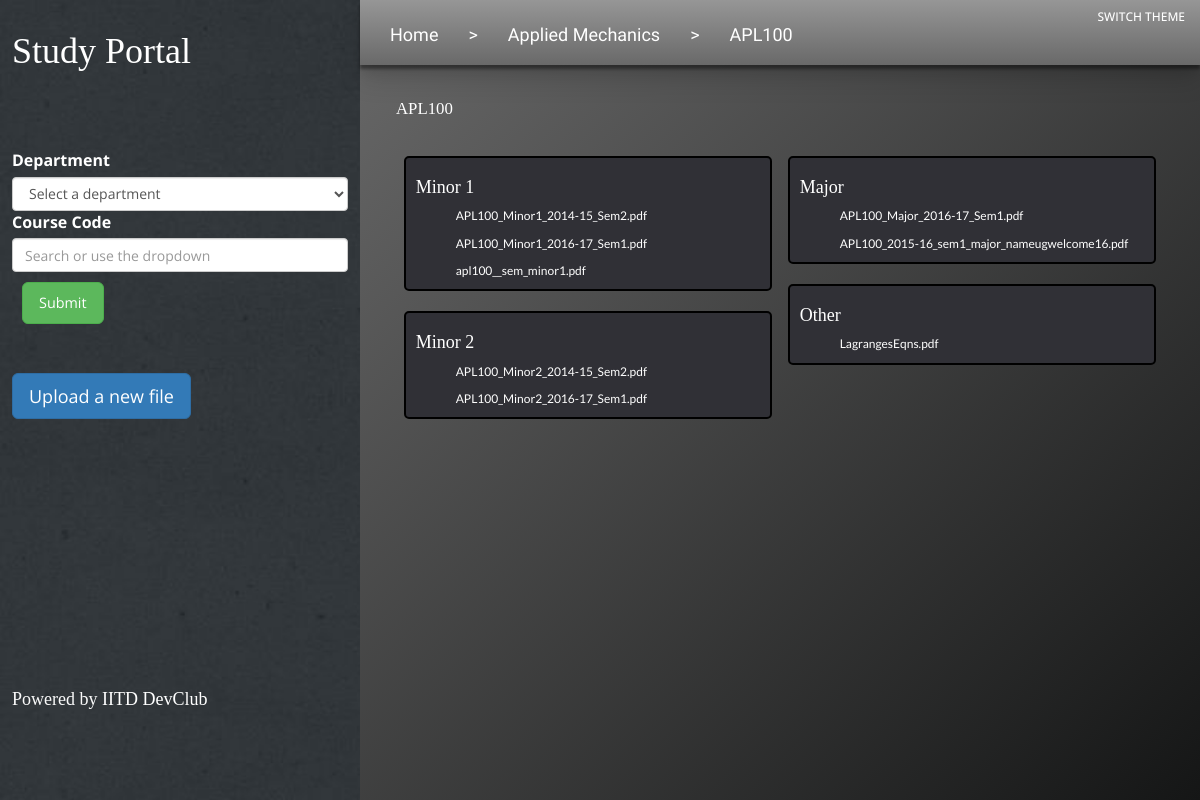
/studapp/view/?department=8&course_code=APL100, run on an earlier commit of the app's database.
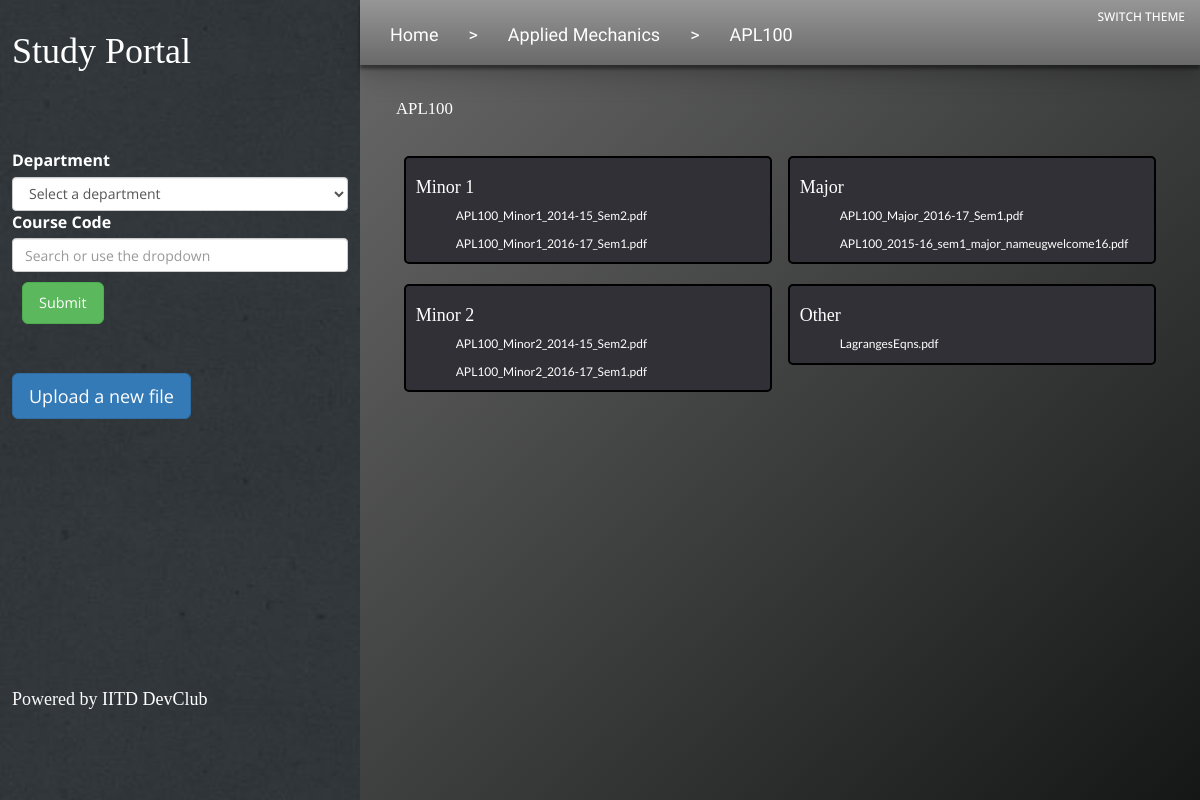
And on a later commit of the database.
### studapp/models.py (models this page shows, shortened)
class Course_code(models.Model):
	dept=models.ForeignKey(Department,on_delete=models.CASCADE)
	code=models.CharField(max_length=6)#like APL100
	pagehits=models.IntegerField(null=True)

class Department(models.Model):
	dept=models.CharField(max_length=50)
	code=models.CharField(max_length=3)

class Minor1(models.Model):
	course=models.ForeignKey(Course_code,on_delete=models.CASCADE)
	paper = models.FileField()
	def checkEmpty(self):
                return True

class Minor2(models.Model):
	course=models.ForeignKey(Course_code,on_delete=models.CASCADE)
	paper = models.FileField()
	def checkEmpty(self):
                return True

class Major(models.Model):
	course=models.ForeignKey(Course_code,on_delete=models.CASCADE)
	paper = models.FileField()
	def checkEmpty(self):
                return True

class Other(models.Model):
	course=models.ForeignKey(Course_code,on_delete=models.CASCADE)
	paper= models.FileField()
	def checkEmpty(self):
                return True

### studapp/views.py (the view)
def display(request):
	all_departments=Department.objects.order_by('dept')
	all_courses=Course_code.objects.order_by('code')
	department_id=request.GET.get('department','None')
	try:
		course_code_id=Course_code.objects.get(code=request.GET.get('course_code','None').upper()).id
	except:
		course_code_id='0'
	if department_id=='0' and course_code_id=='0':
		return render(request,'studapp/index.html',{'departments':all_departments,'courses':all_courses})
	elif course_code_id=='0':
		dept=Department.objects.get(pk=department_id)
		return render(request,'studapp/get_course_codes.html',{'department':dept,'departments':all_departments,'courses':all_courses})
	else:
		course=Course_code.objects.get(pk=course_code_id)
		return track_hits(request,'studapp/get_papers.html',{'course':course,'departments':all_departments,'courses':all_courses},course)

### studapp/views.py (called while the page is built)
def track_hits(request,template_path,context,co):
        try:
                co.pagehits+=1
        except:
                co.pagehits = 1
        co.save()
        return render(request,template_path,context)

### studapp/templates/studapp/get_papers.html (shortened to what this page needs)
{% extends 'studapp/index.html' %}
{% load static %}
{% block navbar %}
<nav class="navbar navbar-inverse" style="position:fixed;top:0px;width:70vw;border-radius:0px;left:30vw;">
  <div class="container-fluid">
    <ol class="nav navbar-nav" style='font-size:1.5vw;padding-bottom: 5px; display: inline-block;float: left;'>
      <li style="display: inline-block;"><a href="/studapp/">Home</a></li>
<li style="pointer-events: none;cursor: default; display: inline-block;" class='nav_li'><a href="/studapp/">></a></li>
<li style="display: inline-block;"><a href="?department={{course.dept.id}}&course_code=0">{{course.dept.dept}}</a></li>
<li style="pointer-events: none;cursor: default;display: inline-block;" class='nav_li'><a href="/studapp/">></a></li>
  <li class='nav_li' style="display: inline-block;"><a href="?department={{course.dept.id}}&course_code={{course.code}}">{{course.code}}</a></li>
    </ol>
    <a style="text-decoration:none; float:right;" href="/studapp/light/"><h4 style="color:white;font-size:1vw; ">SWITCH THEME</h4></a>
  </div>
</nav>
{% endblock %}
{% block content %}
<h2 id='code'>{{ course.code }}</h2>
<br />
<span id='papers'>
<div style="width: 50%; margin: 0px; display: inline-block; float: left;">
{% if course.minor1_set.first.checkEmpty %}
<div class="section">
<h3>Minor 1</h3>
<ul>
{% for exam in course.minor1_set.all %}
<li><div class="desc"><a class='p' href={{exam.paper.url}}>{{exam.paper}}</a><div class="description">{{exam.description}}</div></div></li>
{% endfor %}
</ul>
</div>
{% endif %}
{% if course.minor2_set.first.checkEmpty %}
<div class="section">
<h3>Minor 2</h3>
<ul>
{% for exam in course.minor2_set.all %}
<li><div class="desc"><a class='p' href={{exam.paper.url}}>{{exam.paper}}</a><div class="description">{{exam.description}}</div></div></li>
{% endfor %}
</ul>
</div>
{% endif %}
</div>
<div style="width: 50%; margin: 0px; display: inline-block; float: left;">
{% if course.major_set.first.checkEmpty %}
<div class="section">
<h3>Major</h3>
<ul>
{% for exam in course.major_set.all %}
<li><div class="desc"><a class='p' href={{exam.paper.url}}>{{exam.paper}}</a><div class="description">{{exam.description}}</div></div></li>
{% endfor %}
</ul>
</div>
{% endif %}
{% if course.other_set.first.checkEmpty %}
<div class="section">
<h3>Other</h3>
<ul>
{% for exam in course.other_set.all %}
<li><div class="desc"><a class='p' href={{exam.paper.url}}>{{exam.paper}}</a><div class="description">{{exam.description}}</div></div></li>
{% endfor %}
</ul>
</div>
{% endif %}
</div>
</span>
{% endblock %}

### studapp/templates/studapp/index.html (shortened to what this page needs)
{% load static %}
<html>
<head>
	<link rel="stylesheet" href="{% static 'studapp/bootstrap.min.css' %}">
	<link type="text/css" rel="stylesheet" href="{% static 'studapp/style.css' %}"/>
</head>
<body>
  <div class="sidebar">
	<a style="text-decoration:none" href="/studapp/"><h1 style="color:white;font-size:3vw; ">Study Portal</h1></a>
	{% block sidebar %}
	<div class="input">
	<form action="/studapp/view/" id='course_with_code' method='get'>
	<div class="form-group">
	<label for="course_code" style="color:white;">Department</label>
	<select class='form-control' name="department" form="course_with_code" id='select1'>
		 <option value="0" selected="selected">Select a department</option>
	</select>
	<label for="course_code" style="color:white;">Course Code</label>
	<input type='text' class='form-control' list='course_code' name="course_code" form="course_with_code" autocomplete="off" id='select2' placeholder="Search or use the dropdown" >
 	<input  type="submit" class="btn btn-success btn-lg" style="font-size:1.2vw;"></div></form></div>
	{% endblock %}
	<br/>
	<br/>
	<a href="/studapp/upload" class="btn btn-primary btn-lg upload-button">Upload a new file</a>
	<h2 class="text-primary" style="color:#f9f9f9; font-size:1.5vw; position: fixed; bottom: 10vh; margin-top: 10vh;">Powered by <a href="https://devclub-iitd.github.io/devClubWebsite/">IITD DevClub</a><h2>
  </div>
  <div class="content container">
{% block navbar %}{% endblock %}
{% block content %}{% endblock %}
 </div>
</body>
</html>

### studapp/studapp/style.css (style rules this page uses)
* { box-sizing: border-box; }
body { margin: 0; padding:0; }
.sidebar { width: 30vw !important; height: 100vh; left:0; top:0; position: fixed; padding: 1%; background-image: url("concrete_wall.jpg"); background-repeat: repeat-y; background-size: cover; }
.content { width:70%; padding:10vh 3vw; min-height: 100vh; background-color: dimgray; background: -webkit-linear-gradient(bottom right, dimgray, #151616); background: -o-linear-gradient(bottom right, dimgray, #151616); background: -moz-linear-gradient(bottom right, dimgray, #151616); background: linear-gradient(to bottom right, dimgray, #151616); margin-left: 30%; background-repeat: repeat-y; background-size: cover; }
a { color: White; text-decoration: none; }
h1 { color: White; font-family: 'Slabo 27px', serif; width: 100%; }
select { padding: 5px; margin: 10px 0px; width: 100%; }
.input { padding-top: 20%; }
input { margin: 10px; padding: 5px; }
h1,h2 { color: white; font-family: 'Slabo 27px', serif; }
h2 { font-size: 1.4vw; }
h3 { font-size: 1.2vw; width: 300px; color: #fff; font-family: 'Slabo 27px', serif; }
.p { color: Black; font-family: Lato; }
html { background: rgb(244, 246, 246); }
body { font-family: 'Open Sans', sans-serif; font-size: 1vw; font-weight: 400; }
li { display: block; margin: 10px 0 0 0; }
.section { width: 96%; margin: 10px 2%; padding: 0px 10px; float: left; background-color: #303036; display: block; border: 2px solid #000; border-radius: 5px; }
.section h3 { color: white; font-size: 1.5em; }
.section a { color: white; }
@media (min-width:1025px) { .upload-button { font-size: 18px; } }
@media (min-width:1025px) { #select1, #select2 { font-size: 14px; margin: 0px; } }
@media (min-width:1025px) { label { font-size: 16px; } }
.navbar-inverse .navbar-nav > li > a { color : white !important; font-family: 'Poiret One', cursive; }
.navbar-inverse { border: none; box-shadow: 0px 4px 3px rgba(0,0,0,0.4), 0px 8px 13px rgba(0,0,0,0.1), 0px 18px 23px rgba(0,0,0,0.1); background: #f2f2f2; background: -webkit-linear-gradient(#969696, dimgray); background: -o-linear-gradient(#969696,dimgray); background: -moz-linear-gradient(#969696, dimgray); background: linear-gradient(#969696, dimgray); }

What changed in the data, as far as the page shows it:
removed Minor1: paper "apl100__sem_minor1.pdf"
